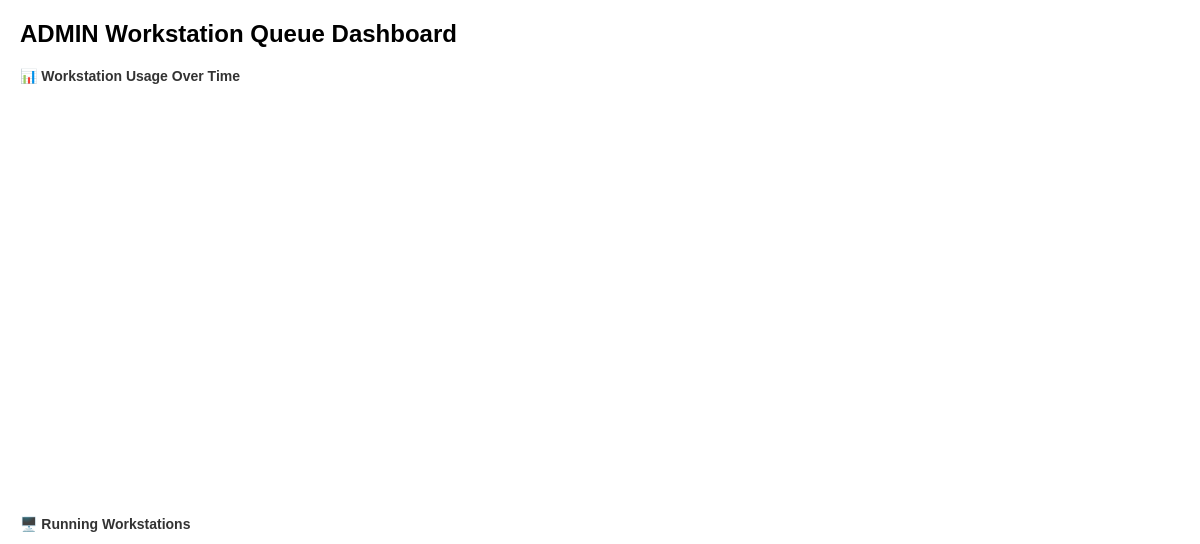
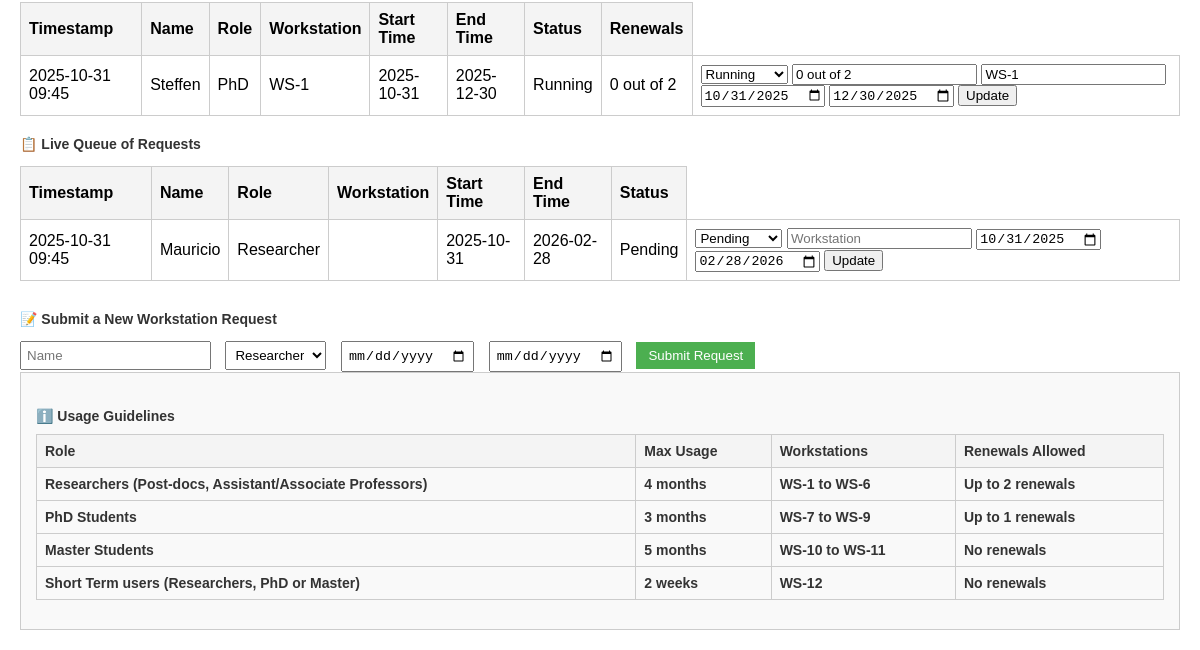
Page /admin (signed in) on the earlier database version (2 pictures, top to bottom).
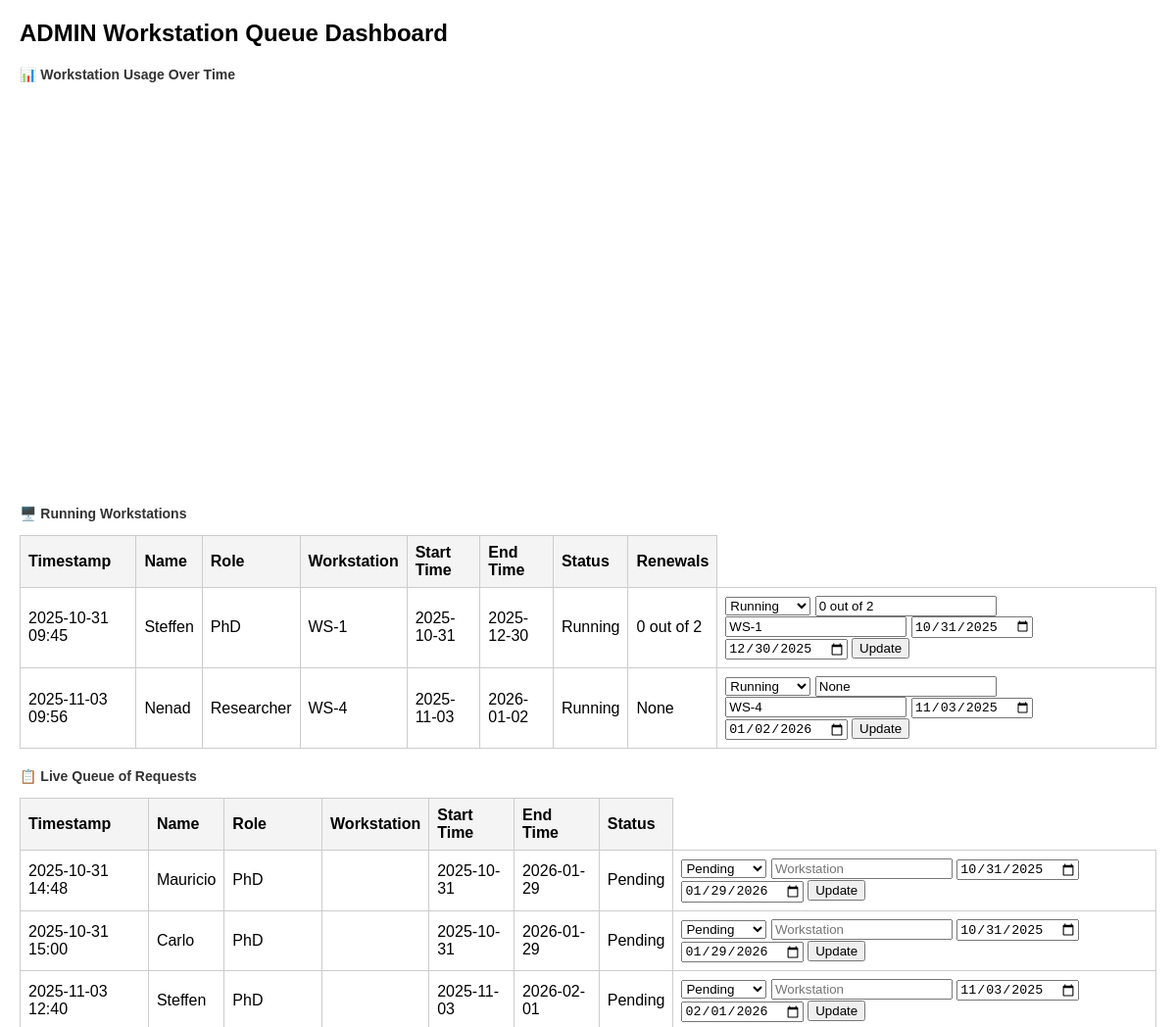
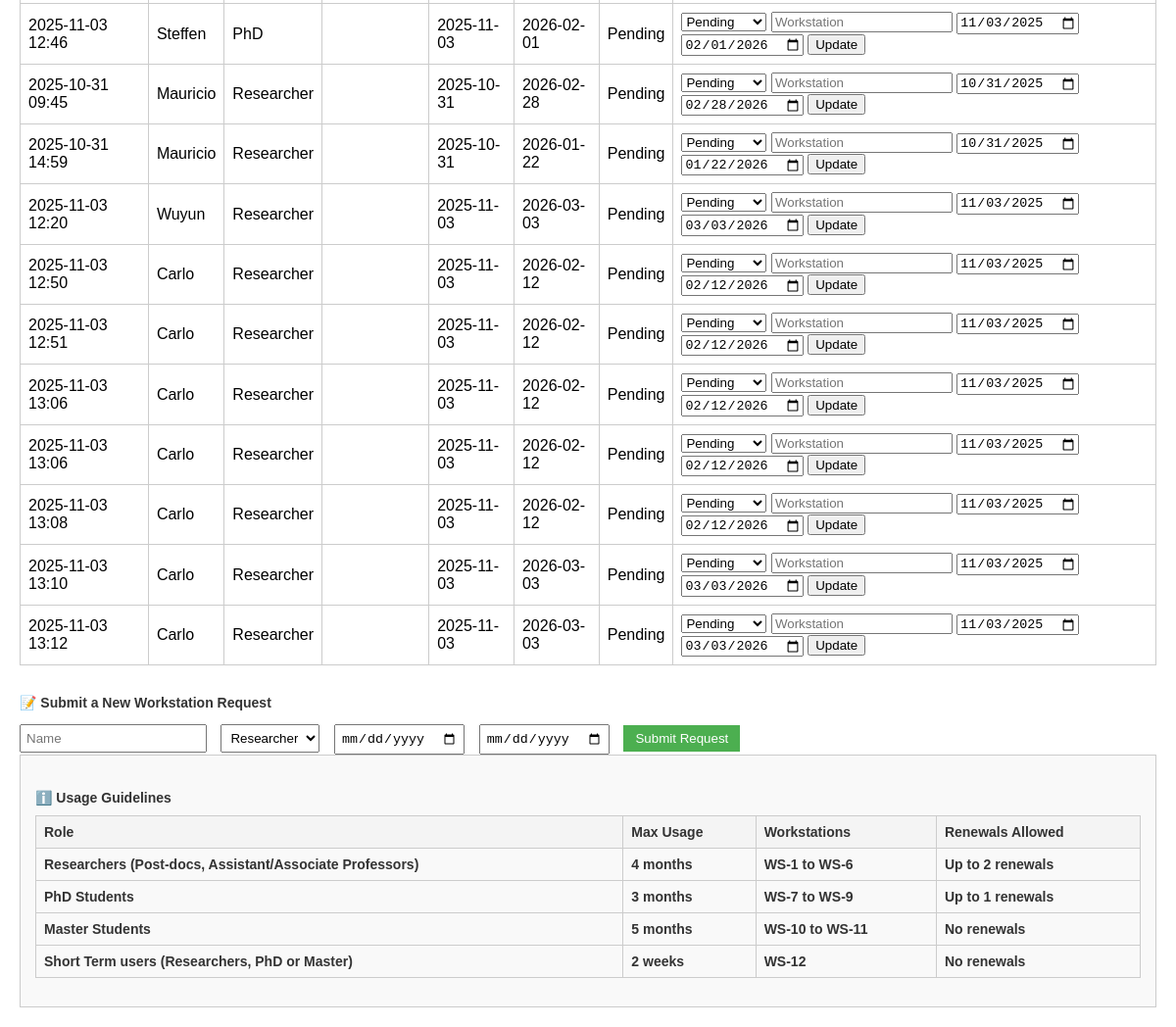
Same page on the later database version (2 pictures, top to bottom).
### app.py (models this page shows)
class Request(db.Model):
    id = db.Column(db.Integer, primary_key=True)
    timestamp = db.Column(db.DateTime, default=datetime.utcnow)
    name = db.Column(db.String(100))
    role = db.Column(db.String(50))
    start_time = db.Column(db.String(50))
    end_time = db.Column(db.String(50))
    status = db.Column(db.String(50), default="Pending")
    workstation = db.Column(db.String(50))
    renewals = db.Column(db.Integer)

### app.py (the view)
@app.route('/admin')
@login_required
def admin_dashboard():
    print("Is user authenticated?", current_user.is_authenticated)
    print("Current user role:", current_user.role)
    if current_user.role != 'admin':
        return redirect(url_for('dashboard'))
    requests = Request.query.order_by(Request.timestamp.desc()).all()
    running_requests = (Request.query.filter_by(status='Running').order_by(Request.role.asc(),Request.timestamp.asc()).all())
    pending_requests = (Request.query.filter_by(status='Pending').order_by(Request.role.asc(),Request.timestamp.asc()).all())
    chart_data = []
    for req in requests:
        if req.status == 'Running':
            chart_data.append({
                "name": req.name or "",
                "workstation": req.workstation or "",
                "start": str(req.start_time),
                "end": str(req.end_time),
                "renewals": req.renewals or "",
                "color": "blue" if req.role == "PhD" else "orange" if req.role == "Master" else "green"
            })
    return render_template('admin_dashboard.html', requests=pending_requests , running_requests=running_requests,  chart_data=chart_data)

### app.py (called while the page is built)
@login_manager.user_loader
def load_user(user_id):
    return User.query.get(int(user_id))

### templates/admin_dashboard.html (shortened to what the changed rows need)
<!DOCTYPE html>
<html lang="en">
<head>
</head>
<body>
    <h1>ADMIN Workstation Queue Dashboard</h1>
    <h2>📊 Workstation Usage Over Time</h2>
    <table>
        <tr><th>Timestamp</th><th>Name</th><th>Role</th><th>Workstation</th><th>Start Time</th><th>End Time</th><th>Status</th><th>Renewals</th></tr>
        {% for req in running_requests %}
        <tr>
            <td>{{ req.timestamp.strftime('%Y-%m-%d %H:%M') }}</td>
            <td>{{ req.name }}</td>
            <td>{{ req.role }}</td>
            <td>{{ req.workstation }}</td>
            <td>{{ req.start_time }}</td>
            <td>{{ req.end_time }}</td>
            <td>{{ req.status }}</td>
            <td>{{ req.renewals }}</td>
            <td>
               <form method="POST" action="/update_status/{{ req.id }}">
                                <select name="status">
                                    <option value="Running" {% if req.status == 'Running' %}selected{% endif %}>Running</option>
                                </select>
                                <input type="text" name="renewals" placeholder="Renewals" value="{{ req.renewals }}">
                                <input type="text" name="workstation" placeholder="Workstation" value="{{ req.workstation or '' }}">
                                <input type="date" name="start_time" placeholder="StartTime" value="{{ req.start_time }}">
                                <input type="date" name="end_time" placeholder="EndTime" value="{{ req.end_time }}">
                                <button type="submit">Update</button>
                </form>
            </td>
        </tr>
        {% endfor %}
    </table>
<table>
<tr>
<th>Timestamp</th>
<th>Name</th>
<th>Role</th>
<th>Workstation</th>
<th>Start Time</th>
<th>End Time</th>
<th>Status</th>
</tr>
        {% for req in requests %}
        <tr>
            <td>{{ req.timestamp.strftime('%Y-%m-%d %H:%M') }}</td>
            <td>{{ req.name }}</td>
            <td>{{ req.role }}</td>
            <td>{{ req.workstation or '' }}</td>
            <td>{{ req.start_time }}</td>
            <td>{{ req.end_time }}</td>
            <td>{{ req.status }}</td>
            <td>
                <form method="POST" action="/update_status/{{ req.id }}">
                    <select name="status">
                        <option value="Pending" {% if req.status == 'Pending' %}selected{% endif %}>Pending</option>
                    </select>
                    <input type="text" name="workstation" placeholder="Workstation" value="{{ req.workstation or '' }}">
                    <input type="date" name="start_time" placeholder="StartTime" value="{{ req.start_time }}">
                    <input type="date" name="end_time" placeholder="EndTime" value="{{ req.end_time }}">
                    <button type="submit">Update</button>
                </form>
            </td>
        </tr>
        {% endfor %}
    </table>
<div style="background-color:#f9f9f9; padding:15px; border:1px solid #ccc; margin-bottom:20px;">
<h3>ℹ️ Usage Guidelines
<table border="1" style="width:100%; margin-top:10px; border-collapse:collapse;">
<thead>
<tr style="background-color:#f2f2f2;">
<th>Role</th>
<th>Max Usage</th>
<th>Workstations</th>
<th>Renewals Allowed</th>
</tr>
</thead>
</table>
</h3>
</body>
</html>

Differences in the rows shown:
added Request: timestamp "2025-11-03 09:56", name "Nenad", role "Researcher", workstation "WS-4", start_time "2025-11-03", end_time "2026-01-02", status "Running", renewals "None", start_time "11/03/2025", end_time "01/02/2026", shown under "🖥️ Running Workstations"
added Request: timestamp "2025-10-31 14:48", name "Mauricio", role "PhD", start_time "2025-10-31", end_time "2026-01-29", status "Pending", start_time "10/31/2025", end_time "01/29/2026", shown under "📋 Live Queue of Requests"
added Request: timestamp "2025-10-31 15:00", name "Carlo", role "PhD", start_time "2025-10-31", end_time "2026-01-29", status "Pending", start_time "10/31/2025", end_time "01/29/2026", shown under "📋 Live Queue of Requests"
added Request: timestamp "2025-11-03 12:40", name "Steffen", role "PhD", start_time "2025-11-03", end_time "2026-02-01", status "Pending", start_time "11/03/2025", end_time "02/01/2026", shown under "📋 Live Queue of Requests"
added Request: timestamp "2025-11-03 12:46", name "Steffen", role "PhD", start_time "2025-11-03", end_time "2026-02-01", status "Pending", start_time "11/03/2025", end_time "02/01/2026", shown under "📋 Live Queue of Requests"
added Request: timestamp "2025-10-31 14:59", name "Mauricio", role "Researcher", start_time "2025-10-31", end_time "2026-01-22", status "Pending", start_time "10/31/2025", end_time "01/22/2026", shown under "📋 Live Queue of Requests"
added Request: timestamp "2025-11-03 12:20", name "Wuyun", role "Researcher", start_time "2025-11-03", end_time "2026-03-03", status "Pending", start_time "11/03/2025", end_time "03/03/2026", shown under "📋 Live Queue of Requests"
added Request: timestamp "2025-11-03 12:50", name "Carlo", role "Researcher", start_time "2025-11-03", end_time "2026-02-12", status "Pending", start_time "11/03/2025", end_time "02/12/2026", shown under "📋 Live Queue of Requests"
added Request: timestamp "2025-11-03 12:51", name "Carlo", role "Researcher", start_time "2025-11-03", end_time "2026-02-12", status "Pending", start_time "11/03/2025", end_time "02/12/2026", shown under "📋 Live Queue of Requests"
added Request: timestamp "2025-11-03 13:06", name "Carlo", role "Researcher", start_time "2025-11-03", end_time "2026-02-12", status "Pending", start_time "11/03/2025", end_time "02/12/2026", shown under "📋 Live Queue of Requests"
added Request: timestamp "2025-11-03 13:06", name "Carlo", role "Researcher", start_time "2025-11-03", end_time "2026-02-12", status "Pending", start_time "11/03/2025", end_time "02/12/2026", shown under "📋 Live Queue of Requests"
added Request: timestamp "2025-11-03 13:08", name "Carlo", role "Researcher", start_time "2025-11-03", end_time "2026-02-12", status "Pending", start_time "11/03/2025", end_time "02/12/2026", shown under "📋 Live Queue of Requests"
added Request: timestamp "2025-11-03 13:10", name "Carlo", role "Researcher", start_time "2025-11-03", end_time "2026-03-03", status "Pending", start_time "11/03/2025", end_time "03/03/2026", shown under "📋 Live Queue of Requests"
added Request: timestamp "2025-11-03 13:12", name "Carlo", role "Researcher", start_time "2025-11-03", end_time "2026-03-03", status "Pending", start_time "11/03/2025", end_time "03/03/2026", shown under "📋 Live Queue of Requests"
